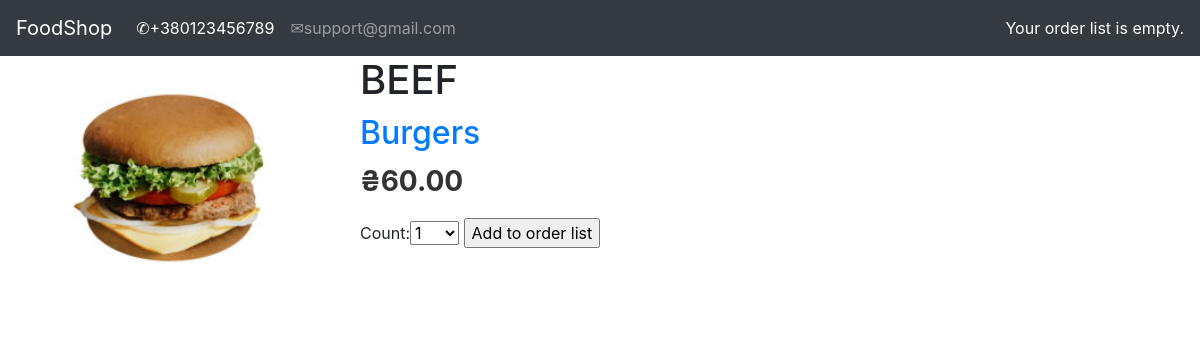
The page /1/beef/ on the database as committed earlier.
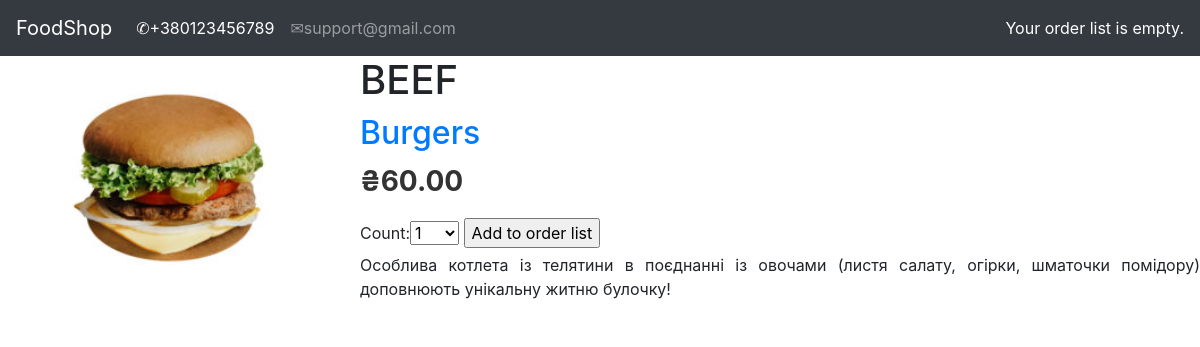
The same page on the database as committed later.
### shop/models.py (models this page shows, shortened)
class Product(models.Model):
    category = models.ForeignKey(Category, on_delete=models.CASCADE)
    name = models.CharField(max_length=150, db_index=True)
    slug = models.SlugField(max_length=150, db_index=True)
    image = models.ImageField(upload_to='image_products/%Y/%d/%m', default='image_products/no_img.png')
    description = models.TextField(blank=True)
    price = models.DecimalField(max_digits=10, decimal_places=2)
    available = models.BooleanField(default=True)
    created = models.DateTimeField(auto_now_add=True)
    updated = models.DateTimeField(auto_now=True)
    objects = ProductManager()
    class Meta:
        ordering = ('name',)
        index_together = (('id', 'slug'),)
        default_related_name = "products"

class Category(models.Model):
    name = models.CharField(max_length=150, db_index=True)
    slug = models.SlugField(max_length=150, db_index=True, unique=True)
    class Meta:
        ordering = ('name',)
        default_related_name = "category"
    def __str__(self):
        return self.name

### shop/views.py (the view)
# urls.py: path('<int:id>/<slug:slug>/', views.product_detail, name='product_detail')
def product_detail(request, id, slug):
    product = Product.objects.available().get(id=id, slug=slug)
    orderlist_form = OrderListAddProductForm()
    return render(request, 'shop/product_detail.html',
                  {'product': product,
                   'orderlist_form': orderlist_form})

### orderlist/forms.py
class OrderListAddProductForm(forms.Form):
    count = forms.TypedChoiceField(choices=PRODUCT_COUNT_CHOICES, coerce=int)
    update = forms.BooleanField(required=False, initial=False, widget=forms.HiddenInput)

### shop/models.py (called while the page is built)
    def available(self):
        return self.filter(available=True)

    def get_query_set(self):
        return ProductQuerySet(self.model)

    def available(self):
        return self.get_query_set().available()

### templates/shop/product_detail.html (shortened to what this page needs)
{% extends 'shop/base.html' %}
{% load static %}
{% block context %}
  <div class="product-detail">
    <img src="{{ product.image.url }}">
    <h1>{{ product.name }}</h1>
    <h2><a href="{% url 'product_list_by_category' product.category|lower %}">{{ product.category }}</a></h2>
    <p class="price">₴{{ product.price }}</p>
    <form action="{% url 'orderlist:orderlist_add' product.id %}" method="request.POST">
    {{ orderlist_form }}
    <input type="submit" value="Add to order list">
</form>
    {{ product.description|linebreaks}}
  </div>
{% endblock %}

### templates/shop/base.html (shortened to what this page needs)
<!doctype html>
<html lang="en">
<head>
    <link rel="stylesheet" href="https://maxcdn.bootstrapcdn.com/bootstrap/4.0.0/css/bootstrap.min.css">
</head>
<body>
<nav class="navbar navbar-expand-lg navbar-dark bg-dark">
  <a class="navbar-brand" href="{% url 'product_list' %}">FoodShop</a>
  <div class="collapse navbar-collapse" id="navbarSupportedContent">
    <ul class="navbar-nav mr-auto">
      <li class="nav-item active">
        <a class="nav-link" href="#">&#9990;+380123456789<span class="sr-only">(current)</span></a>
      </li>
      <li class="nav-item">
        <a class="nav-link" href="#">&#9993;support@gmail.com</a>
      </li>
    </ul>
      <div class="order-list">
          Your order list is empty.
      </div>
  </div>
</nav>
{% block context %}
{% endblock context %}
{% load static %}
</body>
</html>

### templates/shop/base.html (style rules this page uses)
html { overflow-x: hidden; }
.order-list { color: white; }

### templates/shop/product_detail.html (style rules this page uses)
.product-detail { text-align:justify; }
.product-detail .price { color:#333; font-size:28px; font-weight:bold; }
.product-detail img { width:30%; float:left; padding:0 20px 20px 0; }
.product-detail h1 { margin-bottom:0; }
.product-detail h2 { margin-top:10px; }

Rows that differ between the two databases and show on the page:
changed Product "BEEF": description (not shown) → "Особлива котлета із телятини в поєднанні із овочами (листя салату, огірки, шматочки помідору) доповнюють унікальну житню булочку!"
